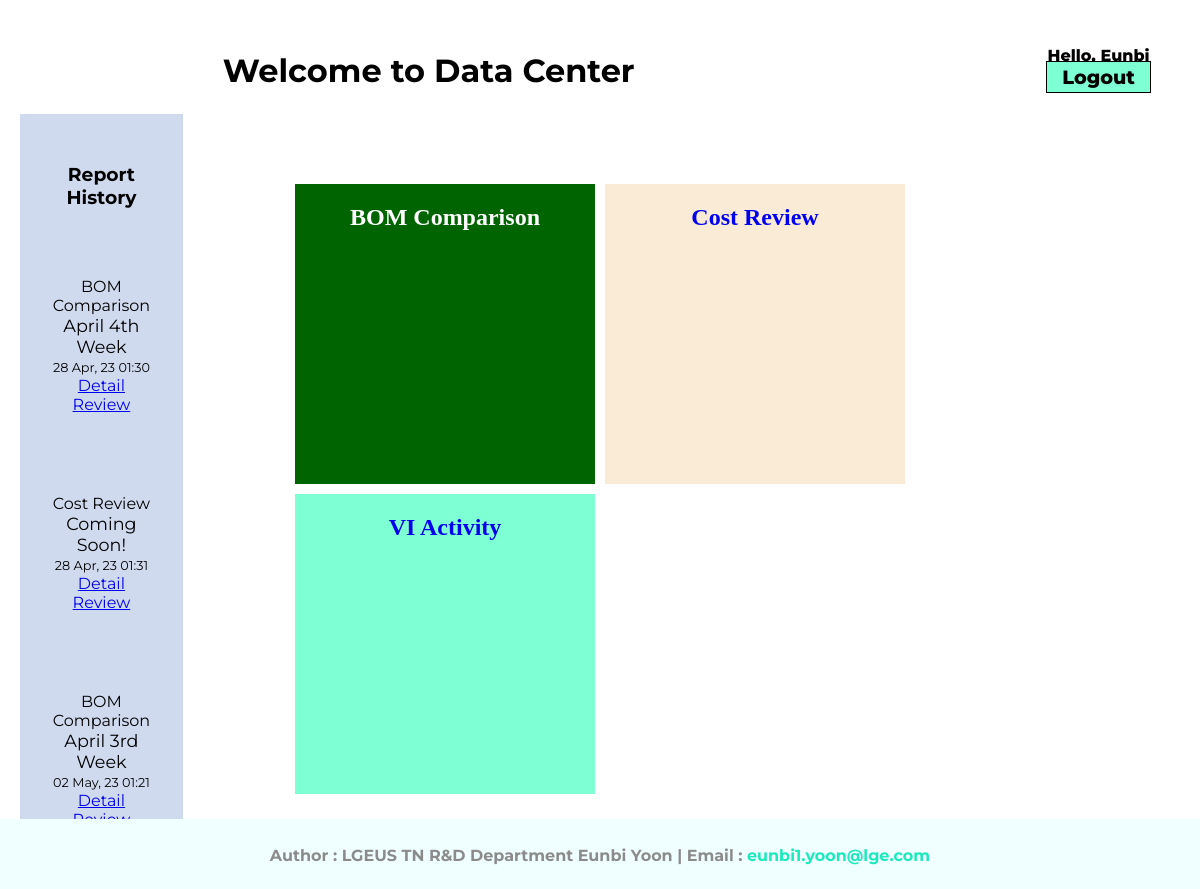
The app's page / (signed in) with its own data.
### report/models.py (models this page shows, shortened)
class Post(models.Model):
    category=models.ForeignKey(Category, related_name='post_model', on_delete=models.CASCADE)
    slug=models.SlugField()
    author=models.ForeignKey(User, related_name='post_user',on_delete=models.CASCADE)
    title=models.CharField(max_length=255)
    date_added=models.DateTimeField(auto_now_add=True)
    class Meta:
        verbose_name_plural='  2) Posts'

class Category(models.Model):
    title=models.CharField(max_length=255)
    slug=models.SlugField()
    def __str__(self):
        return self.title
    class Meta:
        verbose_name_plural='  1) Categories'

### report/views.py (the view)
# urls.py: path('',homeView,name='home_url'),
def homeView(request):
    posts = list(Post.objects.all())[:3]
    context={
        'posts_set':posts,
    }
    return render(request, 'home.html', context)

### templates/home.html (shortened to what this page needs)
{% extends 'base.html' %}
{% block sidebar %}
    <div class="home-history">
        <h3>Report History</h3>
        {% for post in posts_set %}
            <article>
                <div class="category">{{ post.category }}</div>
                <div class="title">{{ post.title }}</div>
                <div class="time"><time>{{ post.date_added|date:"d M, y h:i" }}</time>
                <div class="review"><a href="{% url 'detail_url' post.slug post.id%}">Detail Review</a></div>
            </article>
        {% endfor %}
    </div>
{% endblock %}
{% block container %}
    <div class="home-container">
        <a class="box-item1" href="{% url 'category_url' 'bom-comparison' %}">
            <h2>BOM Comparison</h2>
        </a>
        <a class="box-item2" href="{% url 'category_url' 'cost-review' %}">
            <h2>Cost Review</h2>
        </a>
        <a class="box-item3" href="{% url 'category_url' 'vi-activity' %}">
            <h2>VI Activity</h2>
        </a>
    </div>
{% endblock%}

### templates/base.html (shortened to what this page needs)
<!doctype html>
<html lang="en">
  <head>
    {% load static %}
    <link rel="stylesheet" href="{% static 'css/style2.css' %}">
  </head>
  <body>
    <div class="top">
      <div class="sidebar"></div>
      <div class="container">
        <h1>{% block name %}Welcome to Data Center{% endblock%}</h1>
      </div>
      <div class="navigator">
        <div class="user-banner">
          {% if user.is_authenticated %}
            <p>Hello, {{user.username}}
            <a href="{% url 'logout_url' %}">Logout</a>
          {% else %}
            <p>Login Here
            <a href="{% url 'login_url' %}">Login</a>
          {% endif %}
          </p>
        </div>
      </div>
    </div>
    <div class="main">
      <div class="sidebar">
        {% block sidebar %}
        {% endblock %}
      </div>
      <div class="container">
        {% block container %}
        {% endblock %}
      </div>
      <div class="navigator">
      </div>
    </div>
    <footer class="footer">
      <h5>
          Author : LGEUS TN R&D Department Eunbi Yoon |  Email :
          <a href = "mailto: eunbi1.yoon@lge.com"> eunbi1.yoon@lge.com</a>
      </h5>
    </footer>
  </body>
</html>

### statics/css/style2.css (style rules this page uses)
body { margin:auto; font-family: 'Montserrat'; overflow-y: scroll; height:100% }
.top { display: grid; grid-template-columns: 1fr 5fr 1fr; gap:10px; height: 8vh; margin: 30px 20px 20px; }
.main { display: grid; grid-template-columns: 1fr 5fr 1fr; height: 77vh; gap:10px; margin:auto 20px; }
.sidebar { grid-column: 1; }
.container { grid-column: 2; }
.navigator { grid-column: 3; }
.top .container h1 { padding-left:30px; }
.top .navigator p { font-size: 1rem; font-weight: 800; text-align: center; text-transform: capitalize; }
.top .navigator .user-banner a { background-color: aquamarine; margin: 0 10px; width:100px; font-size:1.2rem; margin-top:10px; font-family:'Montserrat'; font-weight: 800; color:black; text-decoration: none; padding:3px 15px; border: 1px solid black; }
footer { position: fixed; bottom:0; left:0; width:100%; height: 70px; background-color:azure; text-align: center; }
footer h5 { font-size: 1rem; text-align: center; color:rgb(139, 139, 139); }
footer a { text-decoration: none; color:#1beabd }
.home-history { background-color: #D0DAEE; text-align: center; padding:30px; }
.home-history .title { font-size: 1.1rem; }
.home-history time { font-size:0.8rem; }
.home-history article { padding:20px 0 30px 0; }
.home-container a { text-decoration: none; }
.home-container { display: grid; gap: 10px; grid-template-columns: repeat(2, 300px); grid-template-rows: repeat(2,300px); margin: 70px auto; justify-content: center; vertical-align: center; font-family: 'Orbitron'; text-align: center; }
.home-container .box-item1 { grid-column: 1; grid-row: 1; background-color:darkgreen; height: 300px; color:white }
.home-container .box-item2 { grid-column: 2; grid-row: 1; background-color: antiquewhite; height: 300px; }
.home-container .box-item3 { grid-column: 1; grid-row: 2; background-color: aquamarine; height: 300px; }
.category { text-align: center; margin-top:30px; }

### records on screen
Post: category "BOM Comparison", title "April 4th Week", date_added "28 Apr, 23 01:30"
Post: category "Cost Review", title "Coming Soon!", date_added "28 Apr, 23 01:31"
Post: category "BOM Comparison", title "April 3rd Week", date_added "02 May, 23 01:21"

### other values on screen
{{ user.username }} "Eunbi"
